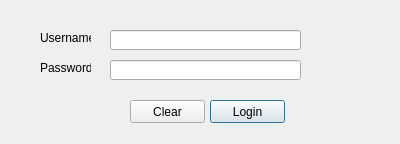
<?xml version="1.0" encoding="UTF-8"?>
<ui version="4.0">
 <class>LoginDialog</class>
 <widget class="QDialog" name="LoginDialog">
  <property name="geometry">
   <rect>
    <x>0</x>
    <y>0</y>
    <width>400</width>
    <height>144</height>
   </rect>
  </property>
  <property name="windowTitle">
   <string>Dialog</string>
  </property>
  <widget class="QLabel" name="label">
   <property name="geometry">
    <rect>
     <x>40</x>
     <y>30</y>
     <width>51</width>
     <height>16</height>
    </rect>
   </property>
   <property name="text">
    <string>Username:</string>
   </property>
  </widget>
  <widget class="QLineEdit" name="usernameTextBox">
   <property name="geometry">
    <rect>
     <x>110</x>
     <y>30</y>
     <width>191</width>
     <height>20</height>
    </rect>
   </property>
  </widget>
  <widget class="QLineEdit" name="passwordTextBox">
   <property name="geometry">
    <rect>
     <x>110</x>
     <y>60</y>
     <width>191</width>
     <height>20</height>
    </rect>
   </property>
   <property name="echoMode">
    <enum>QLineEdit::Password</enum>
   </property>
  </widget>
  <widget class="QLabel" name="label_2">
   <property name="geometry">
    <rect>
     <x>40</x>
     <y>60</y>
     <width>51</width>
     <height>16</height>
    </rect>
   </property>
   <property name="text">
    <string>Password:</string>
   </property>
  </widget>
  <widget class="QPushButton" name="pushButton">
   <property name="geometry">
    <rect>
     <x>210</x>
     <y>100</y>
     <width>75</width>
     <height>23</height>
    </rect>
   </property>
   <property name="text">
    <string>Login</string>
   </property>
  </widget>
  <widget class="QPushButton" name="pushButton_2">
   <property name="geometry">
    <rect>
     <x>130</x>
     <y>100</y>
     <width>75</width>
     <height>23</height>
    </rect>
   </property>
   <property name="text">
    <string>Clear</string>
   </property>
  </widget>
 </widget>
 <resources/>
 <connections/>
</ui>
